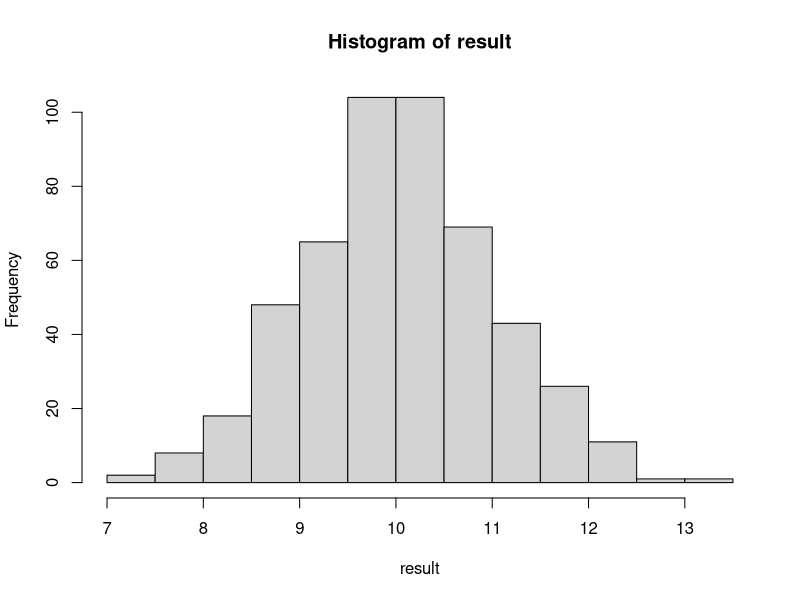
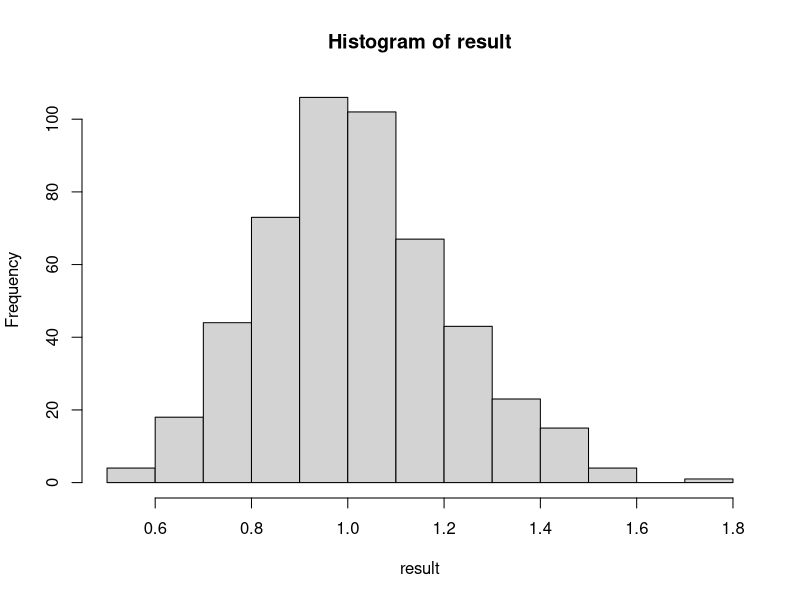
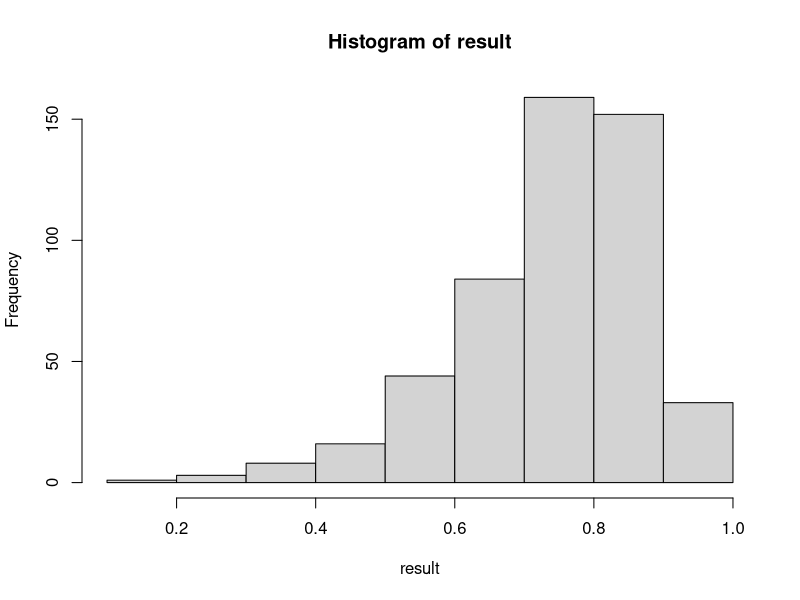

Source code (R) for these figures, in order:
## ---- chunk 1
set.seed(123)

n <- 500
result <- vector("double", n)
A <- 1
Au <- 0.1 # uncertainty in A
for (i in 1:n) {
    Ap <- A + Au * rnorm(n=1)
    result[i] = 10 * Ap
}
D <- 0.5 * (1 - 0.68)
r <- quantile(result, probs=c(D, 1-D))
cat("value:", mean(result), "uncertainty:", sd(result), " range:", r[1], "to", r[2], "\n")
hist(result)
## ---- chunk 2
set.seed(123)
n <- 500
result <- vector("double", n)
A <- 1
Au <- 0.1 # uncertainty in A
for (i in 1:n) {
    Ap <- A + Au * rnorm(n=1)
    result[i] = Ap^2
}
D <- 0.5 * (1 - 0.68)
r <- quantile(result, probs=c(D, 1-D))
cat("value:", mean(result), "uncertainty:", sd(result), " range:", r[1], "to", r[2], "\n")
hist(result)
## ---- chunk 3
set.seed(123)
n <- 500
result <- vector("double", n)
A <- 1
Au <- 0.3 # uncertainty in A
for (i in 1:n) {
    Ap <- A + Au * rnorm(n=1)
    result[i] = tanh(Ap)
}
D <- 0.5 * (1 - 0.68)
r <- quantile(result, probs=c(D, 1-D))
cat("value:", mean(result), "uncertainty:", sd(result), " range:", r[1], "to", r[2], "\n")
hist(result)
